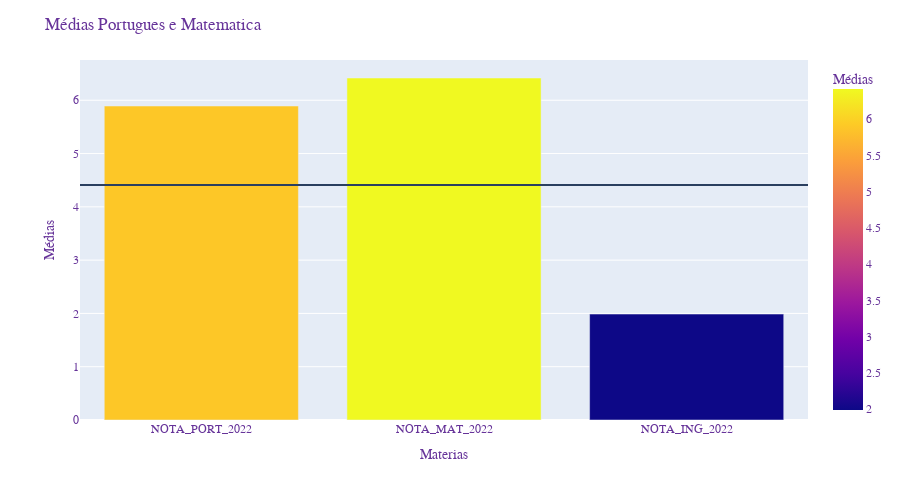

Source (notebook cell):
### Code cell
fig_3 = px.bar(df_medias, x='notas', y='media',color="media",
             labels={'media':'Médias'}, height=500)

fig_3.add_hline(4.41)

fig_3.update_layout(
    title=" Médias Portugues e Matematica ",
    xaxis_title="Materias",
    yaxis_title="Médias",
    font=dict(
        family="Courier New, monospace",
        size=12,
        color="RebeccaPurple"))
fig_3.show()

### Figure 1 — Plotly figure (JSON) as saved in the notebook; plotly's stock layout.template omitted (floating-point values rounded to 4 significant figures)
{"data": [{"alignmentgroup": "True", "hovertemplate": "notas=%{x}<br>Médias=%{marker.color}<extra></extra>", "legendgroup": "", "marker": {"color": [5.892, 6.418, 1.988], "coloraxis": "coloraxis", "pattern": {"shape": ""}}, "name": "", "offsetgroup": "", "orientation": "v", "showlegend": false, "textposition": "auto", "type": "bar", "x": ["NOTA_PORT_2022", "NOTA_MAT_2022", "NOTA_ING_2022"], "xaxis": "x", "y": [5.892, 6.418, 1.988], "yaxis": "y"}], "layout": {"barmode": "relative", "coloraxis": {"colorbar": {"title": {"text": "Médias"}}, "colorscale": [[0, "#0d0887"], [0.1111, "#46039f"], [0.2222, "#7201a8"], [0.3333, "#9c179e"], [0.4444, "#bd3786"], [0.5556, "#d8576b"], [0.6667, "#ed7953"], [0.7778, "#fb9f3a"], [0.8889, "#fdca26"], [1, "#f0f921"]]}, "font": {"color": "RebeccaPurple", "family": "Courier New, monospace", "size": 12}, "height": 500, "legend": {"tracegroupgap": 0}, "margin": {"t": 60}, "shapes": [{"type": "line", "x0": 0, "x1": 1, "xref": "x domain", "y0": 4.41, "y1": 4.41, "yref": "y"}], "title": {"text": " Médias Portugues e Matematica "}, "xaxis": {"anchor": "y", "domain": [0, 1], "title": {"text": "Materias"}}, "yaxis": {"anchor": "x", "domain": [0, 1], "title": {"text": "Médias"}}}}
